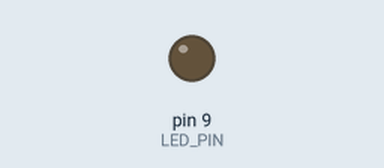
Simulated run of this sketch. Board: Arduino Uno, built with avr-gcc and run on an emulated ATmega328P. Shown: output pins drawn as LEDs (lit = HIGH).

Above: at 0.55 s.
At 34.3 s:
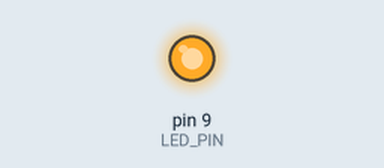
Timing chart, 0 to 35.5 s (numbered marks = the images above):
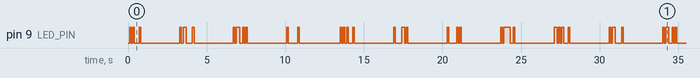

The sketch:

transmitter.ino
```cpp
#define LED_PIN 9   // Control pin for the Laser Module
#define PERIOD 100  // Transmission period in milliseconds

const char *message = "ECS EXPO";  // The text message to transmit
int message_length;

void setup() {
  pinMode(LED_PIN, OUTPUT);  // Set the control pin as an output
  Serial.begin(9600);        // Start serial communication for debugging
  message_length = strlen(message);  // Get the length of the message
}

void loop() {
  for (int i = 0; i < message_length; i++) {
    send_byte(message[i]);  // Send each character as a byte
  }
  delay(100);  // Wait 500ms before sending the message again
}

void send_byte(char my_byte) {
  digitalWrite(LED_PIN, LOW);
  delay(PERIOD);  // Start bit (LOW)

  for (int i = 0; i < 32; i++) {
    int bit = bitRead(my_byte, i);  // Read each bit of the character
    digitalWrite(LED_PIN, bit);     // Set Laser module based on the bit (HIGH/LOW)
    delay(PERIOD);  // Wait for the next bit
  }

  digitalWrite(LED_PIN, HIGH);
  delay(PERIOD);  // Stop bit (HIGH)
}
```

Measured:
- by itself, pin 9 (LED_PIN): moves between LOW and HIGH, repeating every 27.3 s
- by itself, everything shown: repeats every 27.3 s, in 52 steps
